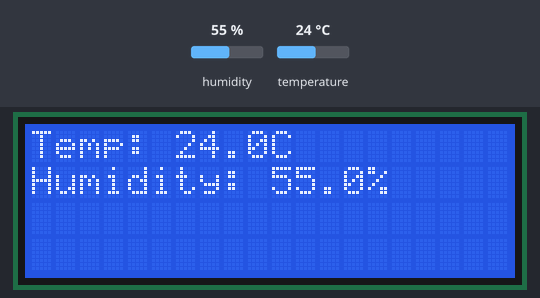
Recording of a program running on a simulated ESP32 board running MicroPython. Parts: 20×4 character LCD. Inputs (shaded band) come from the test bench; at power-on: humidity 55 %, temperature 24 °C. Library files of the repository ran but are not shown: i2c_lcd.py.

Above: at 1.2 s.
1.3 s: humidity set to 22 %
At 3.0 s:
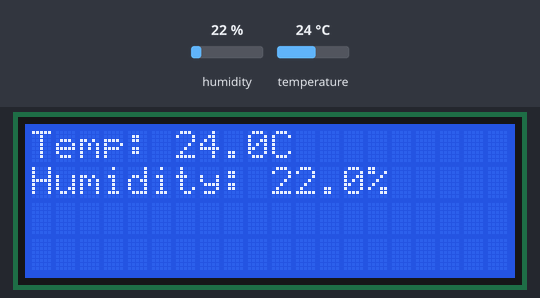
7.4 s: temperature set to 12 °C
At 8.8 s:
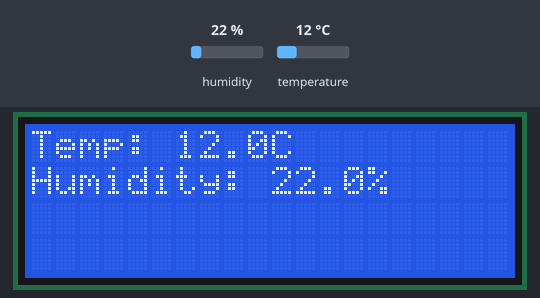
11.8 s: humidity set to 40 %
At 13.5 s:
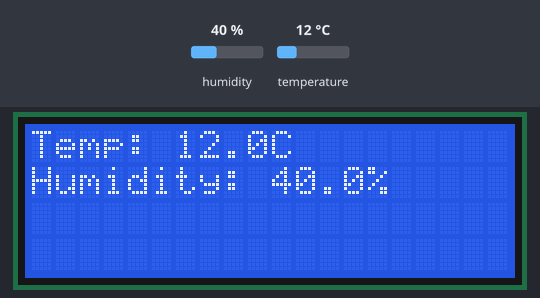
15.9 s: temperature set to 19 °C
Timing chart, 0 to 18.9 s (numbered marks = the images above; inputs shaded):
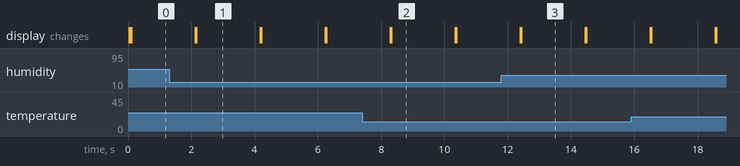

Measured:
- after the input at 1.3 s, the display: first differs from a run without the input after 0.86 s (image 1)
- after the input at 7.4 s, the display: first differs from a run without the input after 0.93 s (image 2)
- after the input at 11.8 s, the display: first differs from a run without the input after 0.64 s (image 3)
- what the display in image 1 shows lasts 2.0 s, from 2.2 s to 4.2 s

The program:

dht_lcd.py
```python
from machine import Pin, I2C
from time import sleep
from dht import DHT22
from i2c_lcd import I2cLcd

# Initialize DHT22 sensor
dht_pin = Pin(4)  # Use GPIO4 for DHT22 data pin
dht_sensor = DHT22(dht_pin)

# Initialize I2C for LCD
i2c = I2C(0, scl=Pin(22), sda=Pin(21), freq=400000)  # Adjust pins if necessary
lcd_address = 0x3F  # I2C address of the LCD
lcd = I2cLcd(i2c, lcd_address, 4, 20)  # 20x4 LCD

# Clear LCD
lcd.clear()

while True:
    try:
        # Read data from DHT22
        dht_sensor.measure()
        temperature = dht_sensor.temperature()
        humidity = dht_sensor.humidity()

        # Print temperature and humidity on LCD
        lcd.clear()
        lcd.putstr("Temp: {:.1f}C".format(temperature))  # Line 1
        lcd.move_to(0, 1)
        lcd.putstr("Humidity: {:.1f}%".format(humidity))  # Line 2

        # Wait before next reading
        sleep(2)
    except Exception as e:
        lcd.clear()
        lcd.putstr("Error reading sensor")
        print("Error:", e)
        sleep(2)
```
